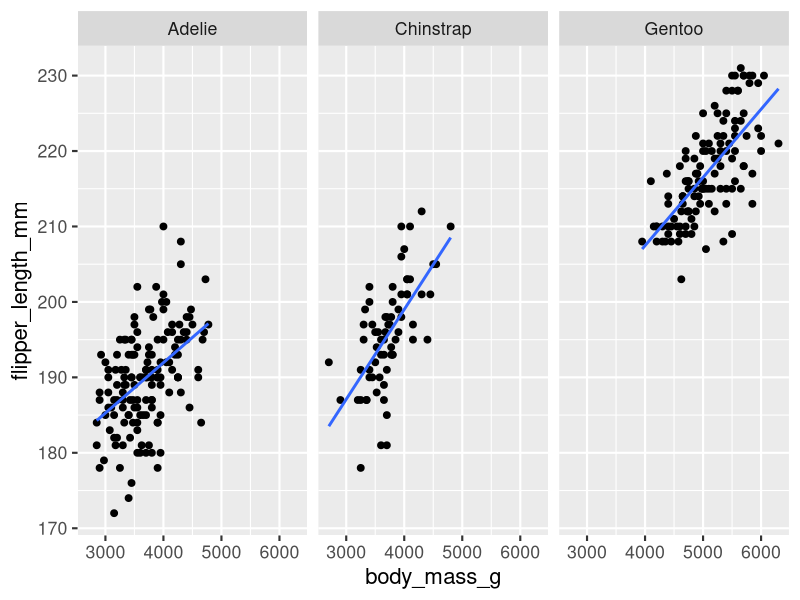

Write R code to recreate this figure.
## ---- chunk 1
options(htmltools.dir.version = FALSE)
knitr::opts_chunk$set(comment = "")

library(tidyverse)
library(here)
library(palmerpenguins)
library(cowplot)
# ggplot2 settings so plots scale well for slide size 
theme_set(theme_gray(16)) # 16 for full width, 18 for half width 
update_geom_defaults("point", list(size = 2)) # 2 for full width, 2.5 for half width
## ---- chunk 2
penguins %>%
  ggplot(aes(body_mass_g, flipper_length_mm)) +
  geom_point() +
  geom_smooth(method = "lm", se = FALSE) +
  facet_wrap(vars(species))
## ---- chunk 3
penguins_adelie <- filter(penguins, species == "Adelie")

lm_out <- lm(flipper_length_mm ~ body_mass_g, data = penguins_adelie)
summary(lm_out)
## ---- chunk 4
penguins %>%
  nest(data = -species) # nest all data except species column
## ---- chunk 5
penguins %>%
  nest(data = -species) %>%
  mutate(
    # apply linear model to each nested data frame
    lm_out = map(data, ~lm(flipper_length_mm ~ body_mass_g, data = .x))
  )
## ---- chunk 6
lm_data <- penguins %>%
  nest(data = -species) %>%
  mutate(
    # apply linear model to each nested data frame
    fit = map(data, ~lm(flipper_length_mm ~ body_mass_g, data = .x))
  )

lm_data$fit[[1]]  # first model fit, for Adelie species
## ---- chunk 7
summary(lm_data$fit[[1]]) # summarize the first model, which is for Adelie
## ---- chunk 8
summary(lm_out)
## ---- chunk 9
summary(lm_data$fit[[1]]) # summarize the first model, which is for Adelie
## ---- chunk 10
summary(lm_data$fit[[2]]) # second model, Chinstrap
## ---- chunk 11
summary(lm_data$fit[[3]]) # third model, Gentoo
## ---- chunk 12
library(broom)

# `glance()` provides model-wide summary estimates
# in tidy format
glance(lm_out)
## ---- chunk 13
library(broom)

# `tidy()` provides information about regression coefficients
# in tidy format
tidy(lm_out)
## ---- chunk 14
lm_data %>%
  mutate(
    glance_out = map(fit, glance)
  )
## ---- chunk 15
lm_data %>%
  mutate(
    glance_out = map(fit, ~glance(.x)) # same as just `glance`
  )
## ---- chunk 16
lm_data %>%
  mutate(
    glance_out = map(fit, glance)
  )
## ---- chunk 17
lm_data %>%
  mutate(glance_out = map(fit, glance)) %>%
  select(species, glance_out) %>%
  unnest(cols = glance_out)
